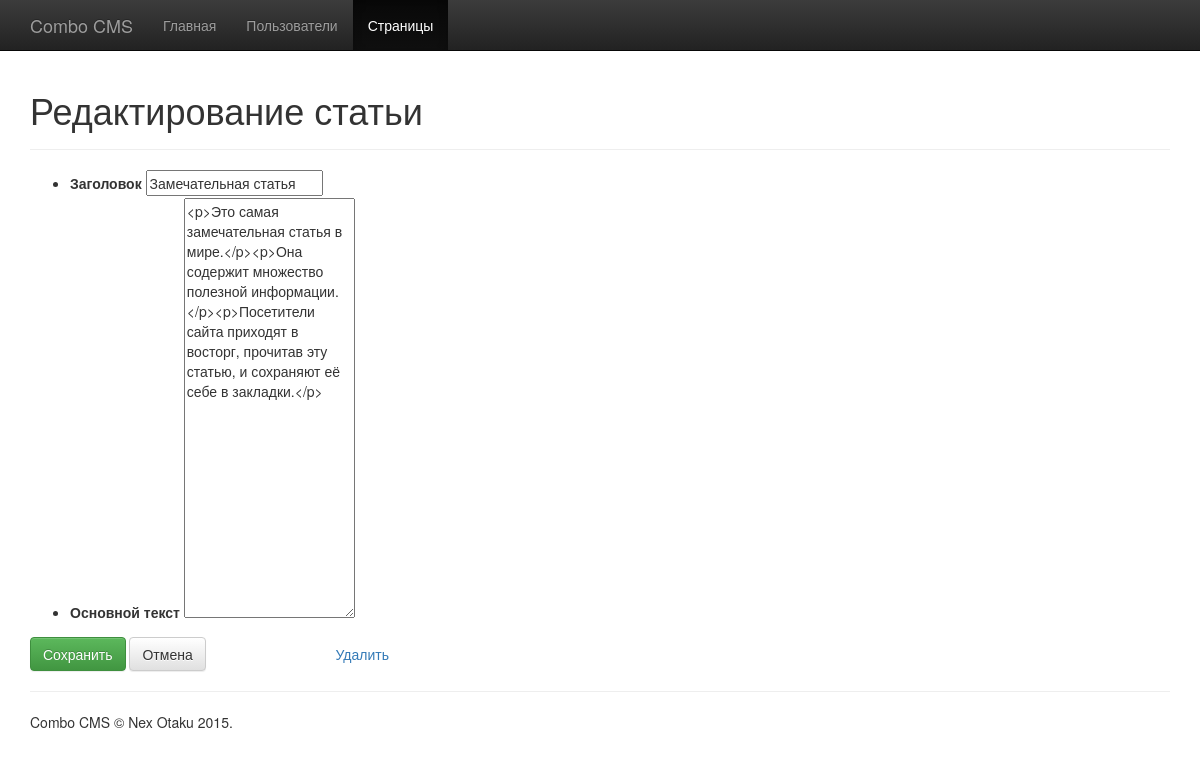
Screenshot of /editArticle/9 (signed in) with the database file from the repository.
### tables this page shows
CREATE TABLE IF NOT EXISTS `articles` (
  `id` int(10) unsigned NOT NULL AUTO_INCREMENT,
  `title` varchar(255) NOT NULL,
  `content` text NOT NULL,
  PRIMARY KEY (`id`)
);

### library/classes/Route.php (called while the page is built, shortened)
<?php
class Route {
    public $params;
    public function __construct($action, array $params) {
        $this->action = $action;
        $this->params = $params;
    }
    public static function getUrl($action = '', array $values = array()) {
        $url = '/';
        if (!empty($action)) {
            $route = Route::getRouteForAction($action);
            $url .= $action;
            $route->validateParams($values, true);
            if (!empty($route->params)) {
                foreach ($route->params as $option) {
                    $url .= '/' . $values[$option];
                }
            }
        }
        return $url;
    }
    private static $routeList = null;
    public static function getRouteList() {
        if (Route::$routeList === null) {
            $list = array();
            $list[] = new Route(
                    "login",
                    array()
                    );
            $list[] = new Route(
                    "logout",
                    array()
                    );
            $list[] = new Route(
                    "newArticle",
                    array()
                    );
            $list[] = new Route(
                    "editArticle",
                    array('articleId')
                    );
            $list[] = new Route(
                    "deleteArticle",
                    array('articleId')
                    );
            $list[] = new Route(
                    "viewArticle",
                    array('articleId')
                    );
            $list[] = new Route(
                    "archive",
                    array()
                    );
            $list[] = new Route(
                    "newUser",
                    array()
                    );
            $list[] = new Route(
                    "editUser",
                    array('userId')
                    );
            $list[] = new Route(
                    "deleteUser",
                    array('userId')
                    );
            $list[] = new Route(
                    "viewUser",
                    array('userId')
                    );
            $list[] = new Route(
                    "users",
                    array()
                    );
            Route::$routeList = $list;
        }
        return Route::$routeList;
    }
    public static function getRouteForAction($action) {
        $list = Route::getRouteList();
        foreach ($list as $route) {
            if ($route->action == $action) {
                return clone $route;
            }
        }
        return null;
    }
    public static function getCurrentRoute() {
        $uri = urldecode($_SERVER[ "REQUEST_URI" ]);
        $uri = ltrim($uri, '/');
        $uriSplitted = explode('#', $uri);
        $uri = $uriSplitted[0];
        $uriSplitted = explode('?', $uri);
        $uri = $uriSplitted[0];
        $uriSplitted = explode('/', $uri);
        $action = array_shift($uriSplitted);
        $userValues = $uriSplitted;
        $currentRoute = Route::getRouteForAction($action);
        $currentRoute->validateParams($userValues, false);
        if (!empty($currentRoute->params)) {
            $i = 0;
            foreach ($currentRoute->params as $option) {
                $currentRoute->values[$option] = $userValues[$i];
                $i++;
            }
        }
        return $currentRoute;
    }
    private function validateParams(array $userParams, $checkNames = true) {
        $originalParamsCount = empty($this->params) ? 0 : count($this->params);
        $userParamsCount = empty($userParams) ? 0 : count($userParams);
        if (!$checkNames) {
            return;
        }
    }
}

### library/classes/Article.php (called while the page is built, shortened)
<?php
class Article {
    private $title = null;
    public function __construct($data = array()) {
        if (isset($data['id']))
            $this->id = (int) $data['id'];
        if (isset($data['title']))
            $this->title = $data['title'];
        if (isset($data['content']))
            $this->content = $data['content'];
    }
    public static function getById($id) {
        $db = Db::get();
        $sql = "SELECT * FROM articles WHERE id = :id";
        $st = $db->prepare($sql);
        $st->bindValue(":id", $id, PDO::PARAM_INT);
        $st->execute();
        $row = $st->fetch();
        if ($row) {
            return new Article($row);
        }
    }
    public function getTitle() {
        return htmlspecialchars($this->title);
    }
}

### library/templates/admin/editArticle.php (the view, shortened to what this page needs)
<?php include TEMPLATE_PATH . "/include/header.php" ?>
<form action="<?= Route::getUrl($results['formAction'], $results['formActionParams']) ?>" method="post">
    <ul>
        <li>
            <label for="title">Заголовок</label>
            <input type="text" name="title" id="title" placeholder="Название статьи" required autofocus maxlength="255" value="<?php echo $results['article']->getTitle() ?>" />
        </li>
        <li>
            <label for="content">Основной текст</label>
            <textarea name="content" id="content" placeholder="Содержимое статьи" required maxlength="100000" style="height: 30em;"><?php echo htmlspecialchars($results['article']->content) ?></textarea>
        </li>
    </ul>
    <div class="row">
        <div class="col-md-3">
            <div>
                <button class="btn btn-success" type="submit" name="saveChanges">Сохранить</button>
                <button class="btn btn-default" type="submit" formnovalidate name="cancel">Отмена</button>
            </div>
        </div>
        <div class="col-md-2">
            <div>
                <?php if ($results['article']->id) { ?>
                    <a class="btn btn-link" href="<?= Route::getUrl('deleteArticle', array('articleId' => $results['article']->id)) ?>" onclick="return confirm('Вы уверены, что хотите удалить статью?')">Удалить</a>
                <?php } ?>
            </div>
        </div>
    </div>
</form>
<?php
include TEMPLATE_PATH . "/include/footer.php";

### www/css/combo/common.css (style rules this page uses)
body { padding-top: 50px; }

### rows the page displays
articles: title "Замечательная статья", content "<p>Это самая замечательная статья в мире.</p><p>Она содержит множество полезной информации.</p><p>Посетители сайта приходят в восторг, прочитав эту статью, и сохраняют её себе в закладки.</p>"

### other values shown
SITE_NAME "Combo CMS"
$menu->label "Главная"
$menu->label "Пользователи"
$menu->label "Страницы"
$results['pageTitle'] "Редактирование статьи"
AUTHOR_NAME "Nex Otaku"
